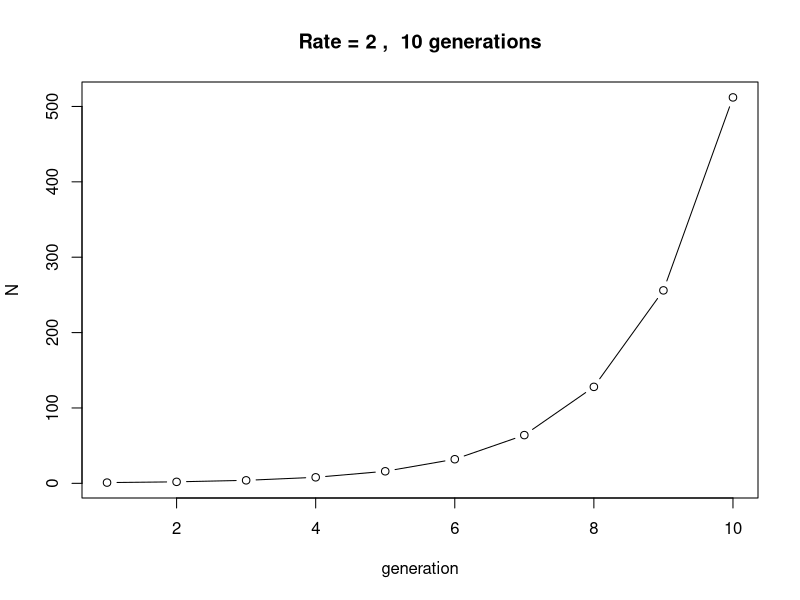
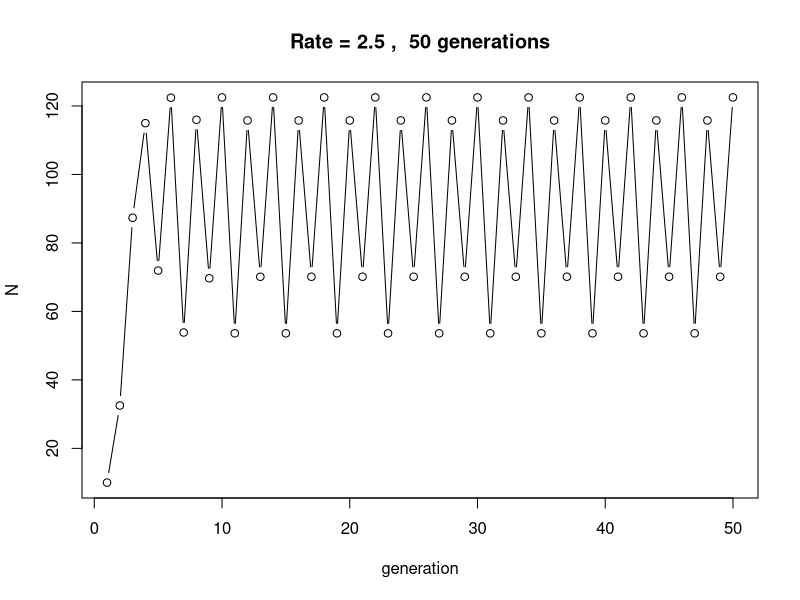

Generate these figures, in order, with R: (Note: this script raises an error after producing the figures.)

grow <- function (growth.rate, num_gene) { # argument "growth.rate" of function "grow" 
  num_gen<-num_gene
  generation<-1:num_gen
  N <- rep (0,num_gen)
  N[1] <- 1
  for (i in 2:num_gen) {
    N[i]=growth.rate*N[i-1] # not the use growth.rate argument
  }
  plot(N~generation,type='b', main=paste("Rate =", growth.rate,", ", num_gene, "generations")) 
}

grow(2, 10)



#6.2 

ex.grow <- function (growth.rate, num_gene) { # argument "growth.rate" of function "grow" 
  num_gen<-num_gene
  generation<-1:num_gen
  N <- rep (0,num_gen)
  N[1] <- 10
  for (i in 2:num_gen) {
    N[i]=N[i-1]+(growth.rate*N[i-1]*((100-N[i-1])/100)) # not the use growth.rate argument
    }
  plot(N~generation,type='b', main=paste("Rate =", growth.rate,", ", num_gene, "generations")) 
}

ex.grow(2.5,50)

saveGIF({
  for (i in 2:10) {
    ex.grow(i)
  }})
